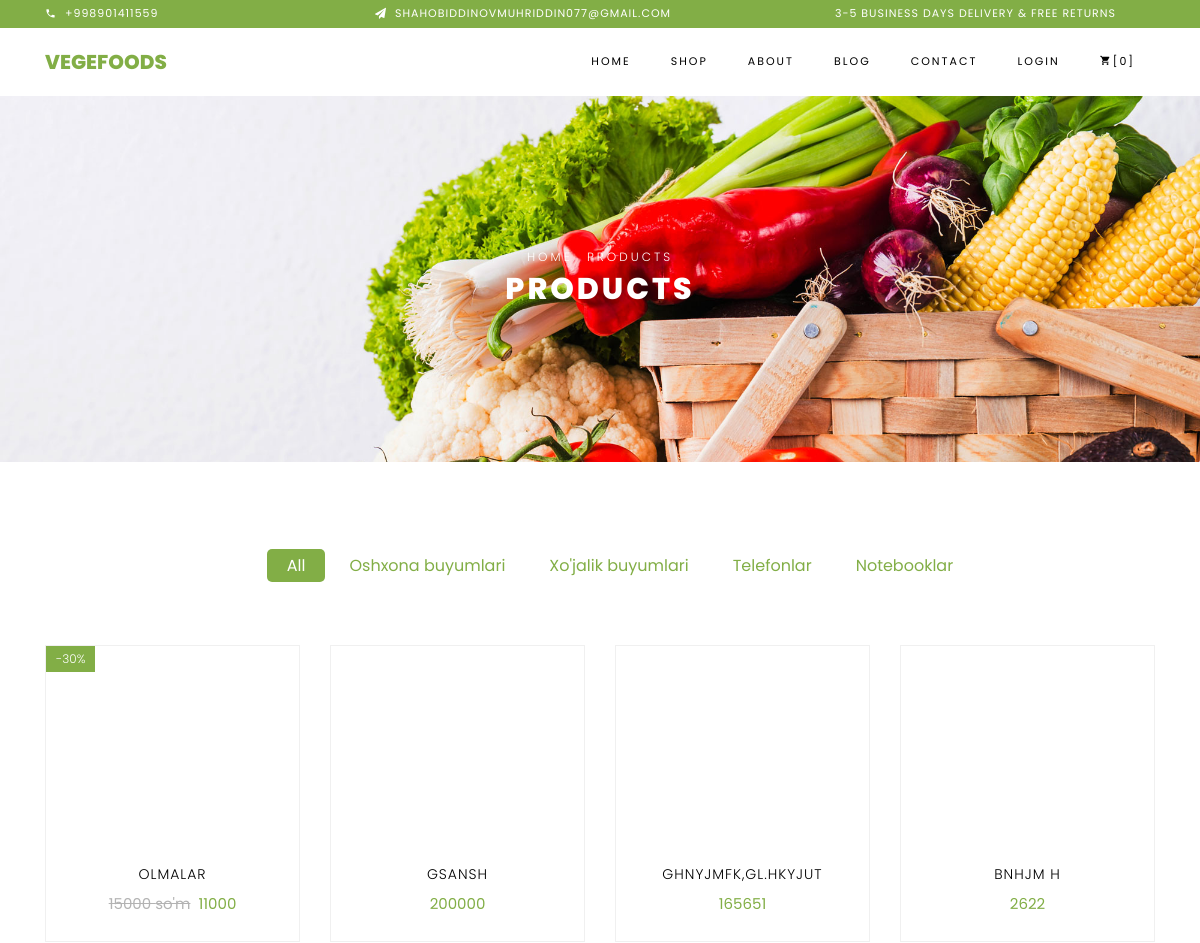
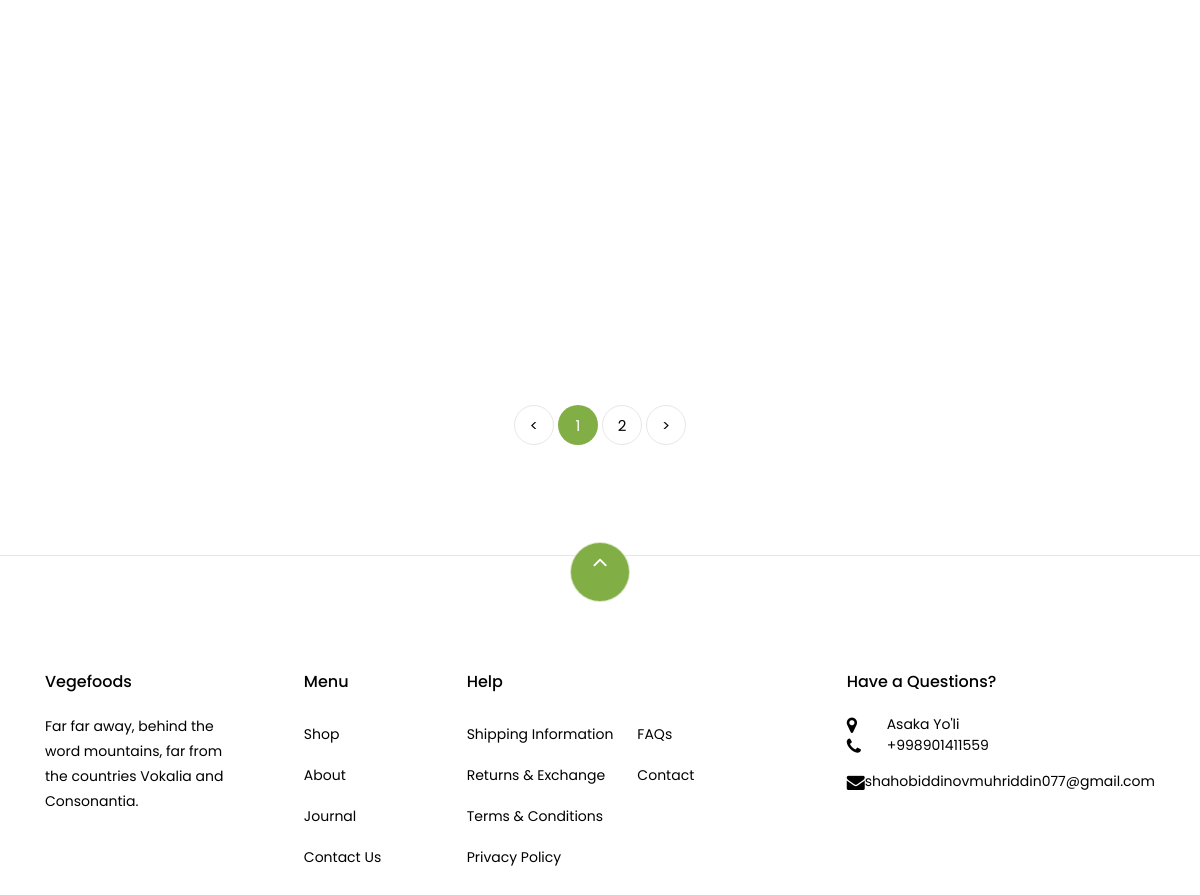
/shop/, run on an earlier commit of the app's database (2 pictures, top to bottom).
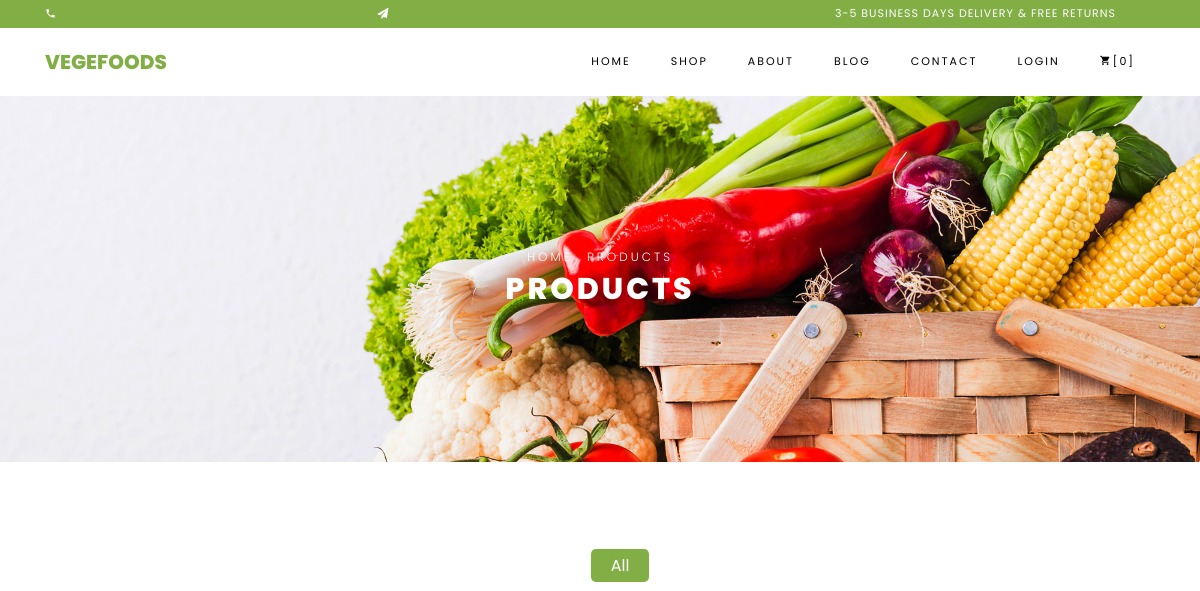
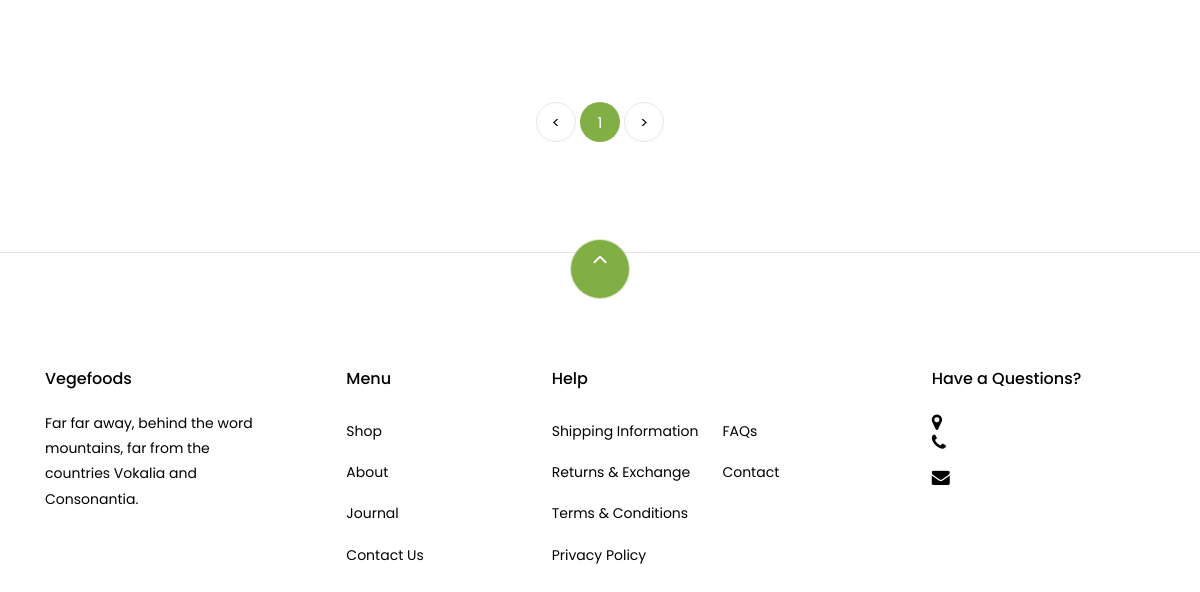
And on a later commit of the database (2 pictures, top to bottom).
### main/models.py (models this page shows, shortened)
class Info(models.Model):
    address = models.CharField(max_length=255)
    phone_number = models.CharField(max_length=15)
    email = models.CharField(max_length=255)
    website = models.CharField(max_length=200)

class Category(models.Model):
    images = models.ImageField(upload_to='category_images')
    name = models.CharField(max_length=100)

class Product(models.Model):
    image = models.ImageField(upload_to='product_image')
    title = models.CharField(max_length=100)
    price = models.IntegerField(default=0)
    category = models.ForeignKey(to=Category, on_delete=models.CASCADE)
    info = models.TextField()
    discount = models.IntegerField(null=True, blank=True)
    discount_price = models.IntegerField(null=True, blank=True)

### main/views.py (the view)
# urls.py: path('shop/', shop_view, name='shop_url'),
def shop_view(request):
    categories = Category.objects.all()
    category = request.GET.get('category')
    if request.user.is_authenticated:
        user = request.user
        basket = Basket.objects.filter(user_id=user.id).count()
    else:
        basket = 0
    if category:
        products = Product.objects.filter(category__name=category)
    else:
        products = Product.objects.all()
    paginator = Paginator(products, 8)
    page_number = request.GET.get('page')
    page_obj = paginator.get_page(page_number)
    context = {
        'categories': categories,
        'products': page_obj,
        'selected_category': category,
        'basket': basket,
        'contact': Info.objects.last()
    }
    return render(request, 'shop.html', context)

### template/shop.html (shortened to what this page needs)
{% extends 'base.html' %}
{% block content %}
{% load static %}
    <div class="hero-wrap hero-bread" style="background-image: url({% static 'images/bg_1.jpg' %});">
      <div class="container">
        <div class="row no-gutters slider-text align-items-center justify-content-center">
          <div class="col-md-9 ftco-animate text-center">
          	<p class="breadcrumbs"><span class="mr-2"><a href="{% url 'index_url' %}">Home</a></span> <span>Products</span></p>
            <h1 class="mb-0 bread">Products</h1>
          </div>
        </div>
      </div>
    </div>
<section class="ftco-section">
    <div class="container">
        <div class="row justify-content-center">
            <div class="col-md-10 mb-5 text-center">
                <ul class="product-category">
                    <li><a href="?category=" {% if not selected_category %} class="active" {% endif %}>All</a></li>
                    {% for cat in categories %}
                        <li><a href="?category={{ cat.name }}" {% if cat.name == selected_category %} class="active" {% endif %}>{{ cat.name }}</a></li>
                    {% endfor %}
                </ul>
            </div>
        </div>
        <div class="row">
            {% for i in products %}
            <div class="col-md-6 col-lg-3 ftco-animate">
                <div class="product">
                    <a href="{% url 'product_single_url' i.id %}" class="img-prod"><img class="img-fluid" src="{{i.image.url}}" alt="Colorlib Template">
                        {% if i.discount %}
                        <span class="status">-{{i.discount}}%</span>
                        {% else %}
                        <div class="overlay"></div>
                        {% endif %}
                    </a>
                    <div class="text py-3 pb-4 px-3 text-center">
                        <h3><a href="{% url 'product_single_url' i.id %}">{{i.title}}</a></h3>
                        <div class="d-flex">
                            <div class="pricing">
                                {% if i.discount %}
                                <p class="price"><span class="mr-2 price-dc">{{i.price}} so'm</span><span class="price-sale">{{i.discount_price}}</span></p>
                                {% else %}
                                <p class="price"><span>{{i.price}}</span></p>
                                {% endif %}
                            </div>
                        </div>
                    </div>
                </div>
            </div>
            {% endfor %}
        </div>
        <div class="row mt-5">
            <div class="col text-center">
                <div class="block-27">
                    <ul>
                        {% if products.has_previous %}
                        <li><a href="?page={{ products.previous_page_number }}">&lt;</a></li>
                        {% else %}
                        <li class="disabled"><span>&lt;</span></li>
                        {% endif %}
                        {% for num in products.paginator.page_range %}
                        {% if products.number == num %}
                        <li class="active"><span>{{ num }}</span></li>
                        {% else %}
                        <li><a href="?page={{ num }}">{{ num }}</a></li>
                        {% endif %}
                        {% endfor %}
                        {% if products.has_next %}
                        <li><a href="?page={{ products.next_page_number }}">&gt;</a></li>
                        {% else %}
                        <li class="disabled"><span>&gt;</span></li>
                        {% endif %}
                    </ul>
                </div>
            </div>
        </div>
    </div>
</section>
{% endblock %}

### template/base.html (shortened to what the changed rows need)
{% load static %}
<!DOCTYPE html>
<html lang="en">
  <head>
    <link rel="stylesheet" href="{% static 'css/open-iconic-bootstrap.min.css' %}">
    <link rel="stylesheet" href="{% static 'css/animate.css' %}">
    <link rel="stylesheet" href="{% static 'css/owl.carousel.min.css' %}">
    <link rel="stylesheet" href="{% static 'css/owl.theme.default.min.css' %}">
    <link rel="stylesheet" href="{% static 'css/magnific-popup.css' %}">
    <link rel="stylesheet" href="{% static 'css/aos.css' %}">
    <link rel="stylesheet" href="{% static 'css/ionicons.min.css' %}">
    <link rel="stylesheet" href="{% static 'css/bootstrap-datepicker.css' %}">
    <link rel="stylesheet" href="{% static 'css/jquery.timepicker.css' %}">
    <link rel="stylesheet" href="{% static 'css/flaticon.css' %}">
    <link rel="stylesheet" href="{% static 'css/icomoon.css' %}">
    <link rel="stylesheet" href="{% static 'css/style.css' %}">
  </head>
  <body class="goto-here">
		<div class="py-1 bg-primary">
    	<div class="container">
    		<div class="row no-gutters d-flex align-items-start align-items-center px-md-0">
	    		<div class="col-lg-12 d-block">
		    		<div class="row d-flex">
		    			<div class="col-md pr-4 d-flex topper align-items-center">
					    	<div class="icon mr-2 d-flex justify-content-center align-items-center"><span class="icon-phone2"></span></div>
						    <span class="text">{{contact.phone_number}}</span>
					    </div>
					    <div class="col-md pr-4 d-flex topper align-items-center">
					    	<div class="icon mr-2 d-flex justify-content-center align-items-center"><span class="icon-paper-plane"></span></div>
						    <span class="text">{{contact.email}}</span>
					    </div>
				    </div>
			    </div>
		    </div>
		  </div>
    </div>
{% block content %}
{% endblock %}
    <footer class="ftco-footer ftco-section">
      <div class="container">
        <div class="row mb-5">
          <div class="col-md">
            <div class="ftco-footer-widget mb-4">
              <h2 class="ftco-heading-2">Vegefoods</h2>
            </div>
          </div>
          <div class="col-md">
            <div class="ftco-footer-widget mb-4 ml-md-5">
              <h2 class="ftco-heading-2">Menu</h2>
            </div>
          </div>
          <div class="col-md-4">
             <div class="ftco-footer-widget mb-4">
              <h2 class="ftco-heading-2">Help</h2>
            </div>
          </div>
          <div class="col-md">
            <div class="ftco-footer-widget mb-4">
            	<h2 class="ftco-heading-2">Have a Questions?</h2>
            	<div class="block-23 mb-3">
	              <ul>
	                <li><span class="icon icon-map-marker"></span><span class="text">{{contact.address}}</span></li>
	                <li><a href="#"><span class="icon icon-phone"></span><span class="text">{{contact.phone_number}}</span></a></li>
	                <li><a href="#"><span class="icon icon-envelope"></span><span class="text">{{contact.email}}</span></a></li>
	              </ul>
	            </div>
            </div>
          </div>
        </div>
      </div>
    </footer>
  </body>
</html>

What changed in the data, as far as the page shows it:
removed Info: phone_number "+998901411559", email "SHAHOBIDDINOVMUHRIDDIN077@GMAIL.COM", address "Asaka Yo'li", email "shahobiddinovmuhriddin077@gmail.com"
removed Category: name "Oshxona buyumlari"
removed Category: name "Xo'jalik buyumlari"
removed Category: name "Telefonlar"
removed Category: name "Notebooklar"
removed Product: discount "30", title "OLMALAR", price "15000", discount_price "11000"
removed Product: title "GSANSH", price "200000"
removed Product: title "GHNYJMFK,GL.HKYJUT", price "165651"
removed Product: title "BNHJM H", price "2622"
Also different on the page:
list line gone: "2"
